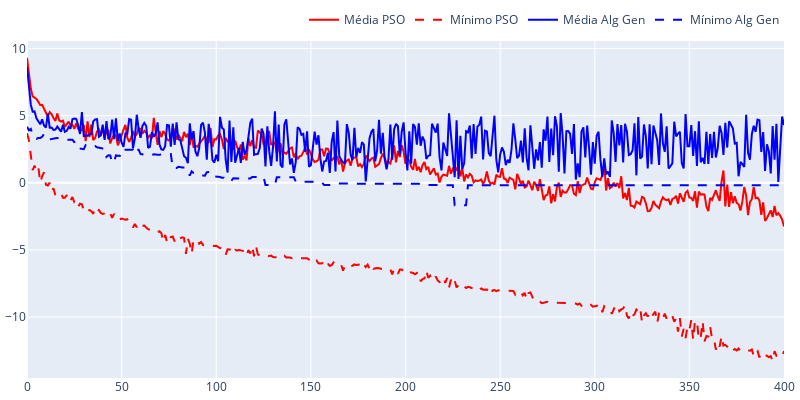

Notebook code cell kept with this figure:
### Code cell


### Figure 1 — Plotly figure (JSON) as saved in the notebook; plotly's stock layout.template omitted (floating-point values rounded to 4 significant figures; data arrays with more than 128 entries replaced by an {"elided": "..."} marker saying what was removed)
{"data": [{"line": {"color": "red"}, "name": "Média PSO", "type": "scatter", "y": {"elided": "401 float values"}}, {"line": {"color": "red", "dash": "dash"}, "name": "Mínimo PSO", "type": "scatter", "y": {"elided": "401 float values"}}, {"line": {"color": "blue"}, "name": "Média Alg Gen", "type": "scatter", "y": {"elided": "401 float values"}}, {"line": {"color": "blue", "dash": "dash"}, "name": "Mínimo Alg Gen", "type": "scatter", "y": {"elided": "401 float values"}}], "layout": {"height": 400, "legend": {"orientation": "h", "x": 1, "xanchor": "right", "y": 1.02, "yanchor": "bottom"}, "margin": {"b": 5, "l": 5, "r": 5, "t": 5}, "width": 800, "xaxis": {"autorange": true, "range": [0, 400]}, "yaxis": {"autorange": true, "range": [-14.54, 10.56], "type": "linear"}}}
